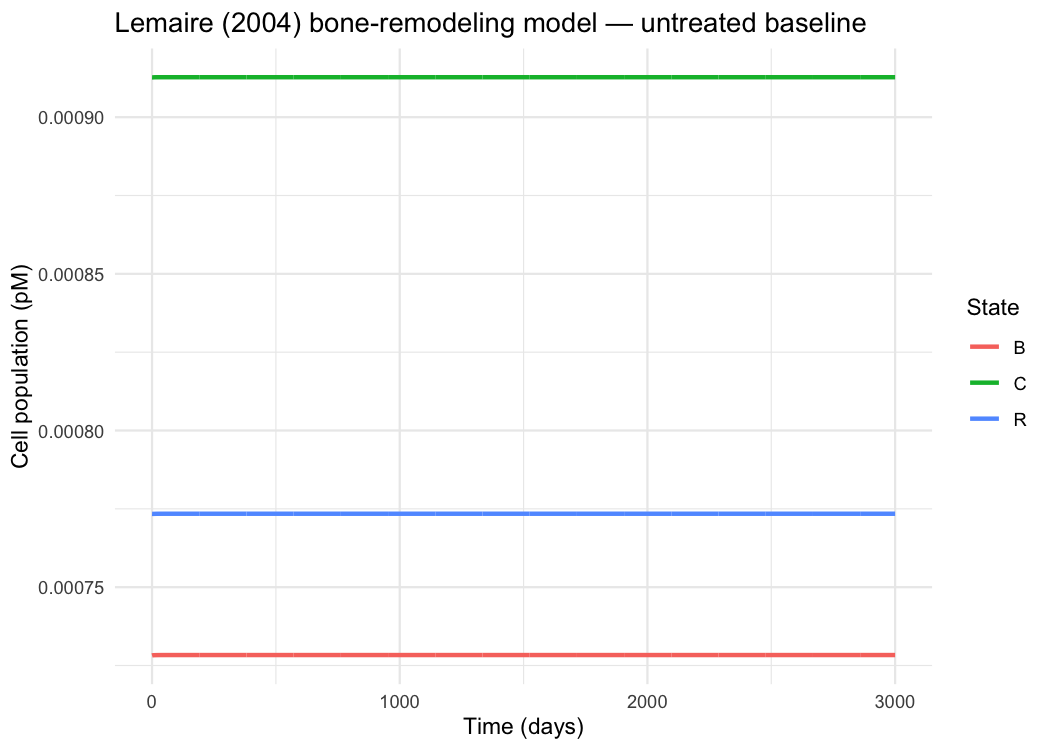

Reproduce this figure in R.
## ============================================================
## Stage 1: Lemaire (2004) bone-remodeling model — untreated baseline
## Source: BIOMD0000000278_url.xml (BioModels)
## Three ODEs (responding osteoblasts R, active osteoblasts B,
## active osteoclasts C). Intervention inputs I_L, I_O, I_P held at 0.
## ============================================================

library(rxode2)
library(ggplot2)

## ---- Model -------------------------------------------------
## Rate laws and algebraic relations transcribed directly from the
## <listOfRules> section of the SBML file (rateRule / assignmentRule).
mod <- rxode2({
  ## assignment rules (algebraic, recomputed at every step)
  D_B   <- f0 * d_B
  Phi_C <- (C + f0 * C_s) / (C + C_s)

  Pbar  <- I_P / k_P
  P_O   <- S_P / k_P
  P_S   <- k6 / k5
  Phi_P <- (Pbar + P_O) / (Pbar + P_S)

  Phi_L <- ((k3 / k4) * K_L_P * Phi_P * B /
              (1 + (k3 * K / k4) + (k1 / (k2 * kO)) * (I_O + K_O_P * R / Phi_P))) /
           (1 + I_L / r_L)

  ## rate rules (state derivatives)
  d/dt(R) <- D_R * Phi_C - D_B * R / Phi_C
  d/dt(B) <- D_B * R / Phi_C - k_B * B
  d/dt(C) <- D_C * Phi_L - D_A * Phi_C * C
})

## ---- Parameters (verbatim from <listOfParameters>) ---------
pars <- c(
  C_s   = 0.005,      # OC-related resorption saturation (pM)
  D_A   = 0.7,        # OC apoptosis rate related term (1/day)
  d_B   = 0.7,        # OB differentiation rate (1/day)
  D_C   = 0.0021,     # OC differentiation rate (1/day)
  D_R   = 0.0007,     # responding OB differentiation rate (1/day)
  f0    = 0.05,       # fraction of C_s contributing at baseline
  I_L   = 0,          # exogenous RANKL input -> 0 = untreated baseline
  I_O   = 0,          # exogenous OPG input   -> 0 = untreated baseline
  I_P   = 0,          # exogenous PTH input    -> 0 = untreated baseline
  K     = 10,         # RANKL/OPG binding ratio constant
  k1    = 0.01,       # OPG production rate
  k2    = 10,         # OPG degradation rate
  k3    = 0.00058,    # RANKL-RANK binding rate
  k4    = 0.017,      # RANKL-RANK dissociation rate
  k5    = 0.02,       # PTH receptor degradation rate
  k6    = 3,          # PTH receptor production rate
  k_B   = 0.189,      # active OB apoptosis rate (1/day)
  K_L_P = 3000000,    # RANKL production rate constant
  kO    = 0.35,       # OPG production rate constant
  K_O_P = 200000,     # OPG production rate constant (PTH-dependent)
  k_P   = 86,         # PTH clearance rate (1/day)
  r_L   = 1000,       # RANKL saturation constant for I_L
  S_P   = 250         # PTH synthesis rate
)

## ---- Initial conditions (from <listOfSpecies>) --------------
inits <- c(
  R = 0.0007734,   # Responding osteoblasts
  B = 0.0007282,   # Active osteoblasts
  C = 0.0009127    # Active osteoclasts
)

## ---- Simulate long enough to confirm/reach steady state -----
## Time unit = days (consistent with rate constants, e.g. k_B ~ 1/day).
## 3000 days (~8 years) is far more than the system's relaxation time.
times <- seq(0, 3000, length.out = 2000)
ev <- et(times)

sim <- rxSolve(mod, params = pars, events = ev, inits = inits)

## ---- Plot ----------------------------------------------------
df <- as.data.frame(sim)
df_long <- reshape(
  df[, c("time", "R", "B", "C")],
  varying = c("R", "B", "C"),
  v.names = "value",
  timevar = "state",
  times = c("R", "B", "C"),
  direction = "long"
)

p <- ggplot(df_long, aes(time, value, color = state)) +
  geom_line(linewidth = 1) +
  labs(
    title = "Lemaire (2004) bone-remodeling model — untreated baseline",
    x = "Time (days)",
    y = "Cell population (pM)",
    color = "State"
  ) +
  theme_minimal()

print(p)
ggsave("stage1_baseline.png", p, width = 7, height = 5, dpi = 150)

## ---- Report steady-state values ------------------------------
final <- tail(df, 1)
cat("\nFinal (steady-state) values at t =", final$time, "days:\n")
cat(sprintf("  R = %.7f\n", final$R))
cat(sprintf("  B = %.7f\n", final$B))
cat(sprintf("  C = %.7f\n", final$C))
